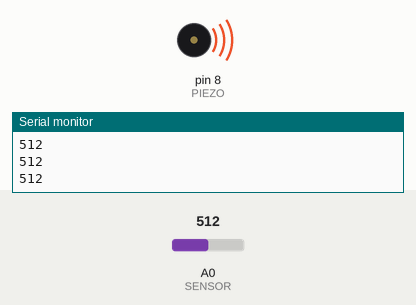
Recording of a sketch running on a simulated Arduino Uno, built with avr-gcc and run on an emulated ATmega328P. On the bench: buzzer (waves = sounding), the last lines printed to the serial monitor. The test bench sets the inputs (shaded band); at power-on: A0 (SENSOR) = 512.

Above: at 1.2 s.
1.3 s: A0 (SENSOR) set to 490
At 2.5 s:
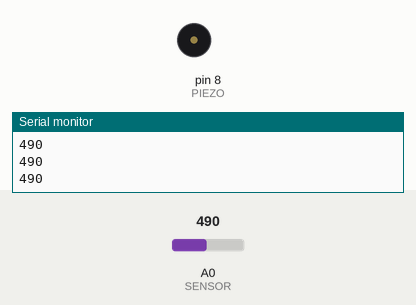
2.9 s: A0 (SENSOR) set to 510
At 3.8 s:
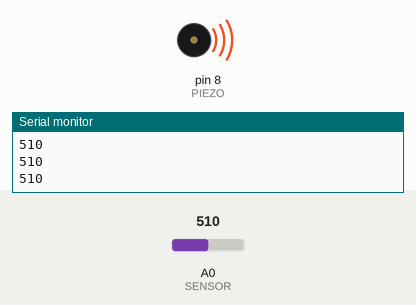
4.4 s: A0 (SENSOR) set to 590
5.9 s: A0 (SENSOR) set to 611
At 7.3 s:
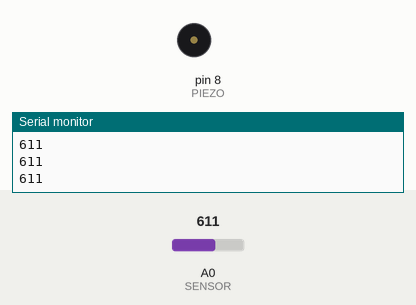
Timing chart, 0 to 8.5 s (numbered marks = the images above; inputs shaded):
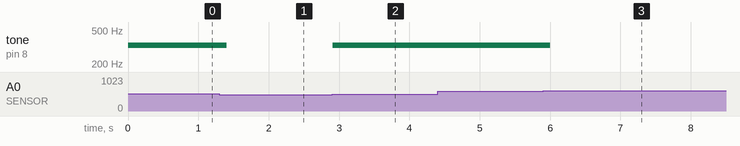

The sketch:

piezo-resistor-ladder.ino
```cpp
enum {
  SENSOR = A0,
  PIEZO = 8,
};

int notes[] = {262, 294, 330, 349};

void setup() {
  Serial.begin(9600);
}

void loop() {
  const int duration = 100;

  int value;

  value = analogRead(SENSOR);
  Serial.println(value);

  if (value == 1023) {
    tone(PIEZO, notes[0], duration);
  } else if (990 <= value && value <= 1010) {
    tone(PIEZO, notes[1], duration);
  } else if (500 <= value && value <= 600) {
    tone(PIEZO, notes[2], duration);
  } else if (10 <= value && value <= 20) {
    tone(PIEZO, notes[3], duration);
  }
}
```

Measured:
- the behaviour switches between 500 and 499 on A0 (SENSOR) (found by bisection; images 0 and 1)
- the behaviour switches between 600 and 601 on A0 (SENSOR) (found by bisection; images 2 and 3)
- after the input at 1.3 s, tone on pin 8 (PIEZO): 330 Hz → silent after 0.10 s
- after the input at 2.9 s, tone on pin 8 (PIEZO): silent → 330 Hz at once
- after the input at 5.9 s, tone on pin 8 (PIEZO): 330 Hz → silent after 0.10 s
